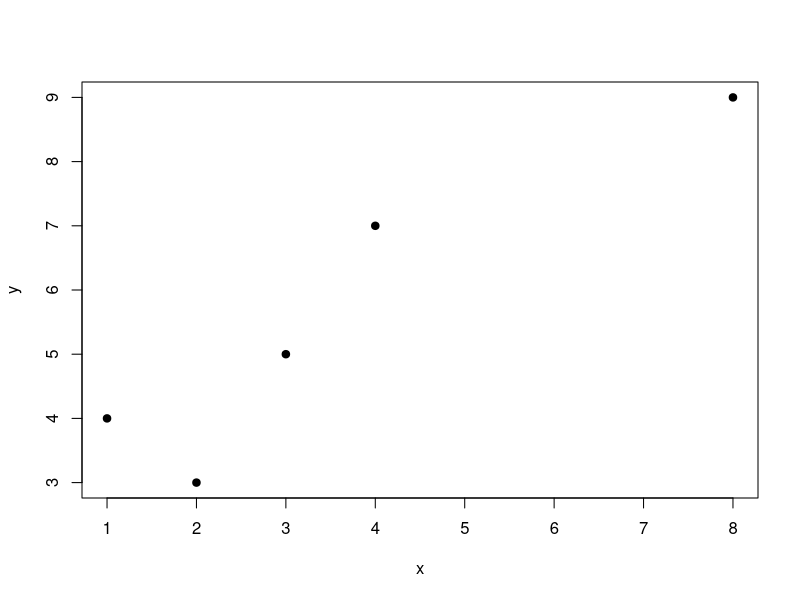
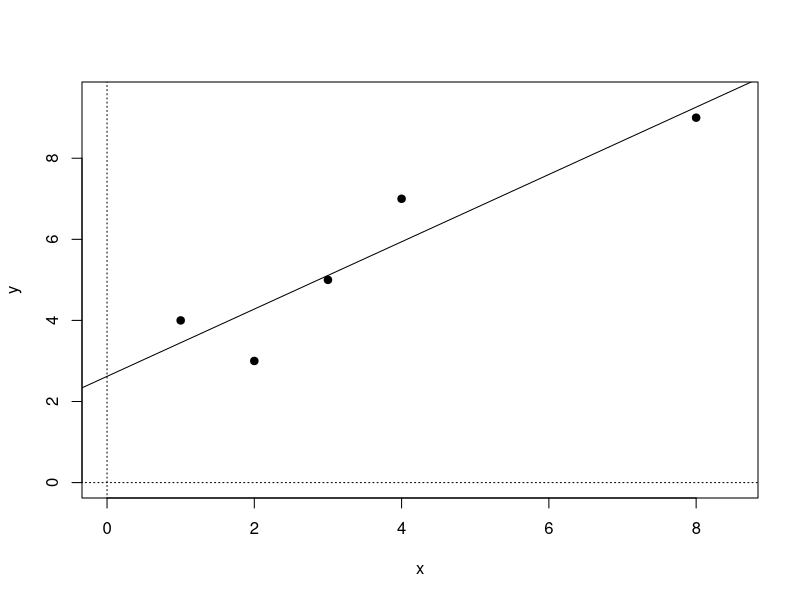

Generate these figures, in order, with R:


#Getting a feel for the code used for linear models
#Exploring the structure of models, and the structure of model objects, in R
#Understanding how to access the different statistical parameters of models
#Starting to explore correlations and covariances linked with simple linear models

rm(list=ls())
x<-c(1,2,3,4,8)
y<-c(4,3,5,7,9)
x
mean(x)
var(x)

model1 <- (lm(y~x))
model1
#2.6164 + 0.8288
summary(model1)
coefficients(model1)
resid(model1)
mean(resid(model1))
var(resid(model1))
length(resid(model1))

summary(model1)

# I use the code y ~ x to denotate that y is the response variable, and x is the explanatory variable.
plot(y~x, pch=19)

plot(y~x, pch=19, xlim=c(0,8.5), ylim=c(0,9.5)) #range specified
segments(0,-30,0,30, lty=3) #cartesian coordinate axis plotted to better be bale to assess intercept
segments(-30,0,30,0,lty=3)

abline(2.62, 0.83)
coefficients(model1) 

